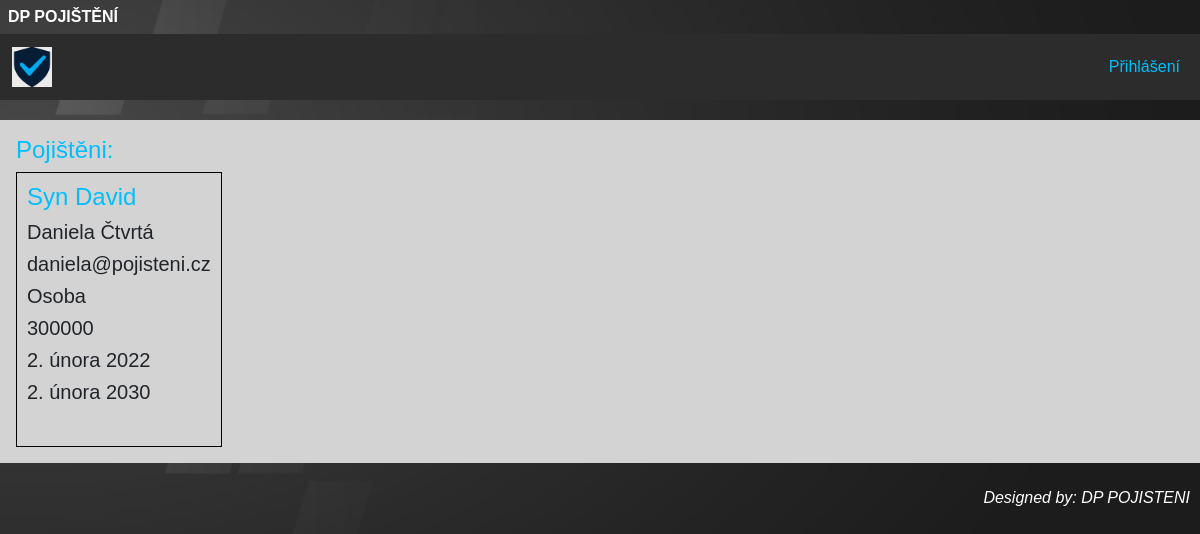
/pojistenci/21/pojisteni_detail/, run on the app's committed database.
### pojistenci/models.py (models this page shows, shortened)
class Pojisteni(models.Model):
    pojistenec = models.ForeignKey(Pojistenec, on_delete=models.CASCADE)
    typ = models.CharField(max_length=100, validators=[alphanum_space_dash_validator, min_length_validator, max_length_validator])
    castka = models.IntegerField(validators=[castka_min_validator, castka_max_validator])
    predmet_pojisteni = models.CharField(max_length=100, validators=[alphanum_space_dash_validator, min_length_validator, max_length_validator])
    platnost_od = models.DateField()
    platnost_do = models.DateField()
    class Meta:
        verbose_name = "Pojištění"
        verbose_name_plural = "Pojištění"

class Pojistenec(models.Model):
    jmeno = models.CharField(max_length=100, validators=[text_validator, min_length_validator, max_length_validator])
    prijmeni = models.CharField(max_length=100, validators=[text_validator, min_length_validator, max_length_validator])
    email = models.EmailField(max_length=100, validators=[EmailValidator(), max_length_validator])
    telefon = models.CharField(max_length=22, validators=[telefon_validator])
    ulice = models.CharField(max_length=100, validators=[alphanum_space_dash_validator, min_length_validator, max_length_validator])
    cislo = models.CharField(max_length=100, validators=[alphanum_space_dash_validator, max_length_validator])
    mesto = models.CharField(max_length=100, validators=[alphanum_space_dash_validator, min_length_validator, max_length_validator])
    psc = models.CharField(max_length=6, validators=[psc_validator])
    class Meta:
        verbose_name = "Pojištěnec"
        verbose_name_plural = "Pojištěnci"

### pojistenci/views.py (the view, shortened to what this page needs)
# urls.py: path("<int:pk>/pojisteni_detail/", views.CurrentPojisteni.as_view(), name="pojisteni_detail"),
class CurrentPojisteni(generic.DetailView):
    model = Pojisteni
    template_name = "pojistenci/pojisteni_detail.html"

### pojistenci/templates/pojistenci/pojisteni_detail.html (shortened to what this page needs)
{% extends "base.html" %}
{% block content %}
<h4> Pojištěni: </h4>
<div class="boxik">
  <h4> {{ pojisteni.predmet_pojisteni }} </h4>
  <h5> {{ pojisteni.pojistenec.jmeno }} {{ pojisteni.pojistenec.prijmeni }}</h5>
  <h5> {{ pojisteni.pojistenec.email }} </h5>
  <h5> {{ pojisteni.typ }} </h5>
  <h5> {{ pojisteni.castka }} </h5>
  <h5> {{ pojisteni.platnost_od }} </h5>
  <h5> {{ pojisteni.platnost_do }} </h5><br>
</div>
{% endblock %}

### pojistenci/static/css/style.css (style rules this page uses)
* { box-sizing: border-box; }
body { margin: 0; font-family: sans-serif; background-image: url('/static/pojistenci/body.png'); background-size: cover; background-position: center; background-repeat: no-repeat; background-attachment: fixed; }
h4 { color: #00BFFF; }
.boxik { border: 1px solid black; padding: 10px; display: inline-block; }

### data on the page
Pojisteni: predmet_pojisteni "Syn David", pojistenec.jmeno "Daniela", pojistenec.prijmeni "Čtvrtá", pojistenec.email "daniela@pojisteni.cz", typ "Osoba", castka "300000", platnost_od "2. února 2022", platnost_do "2. února 2030"
